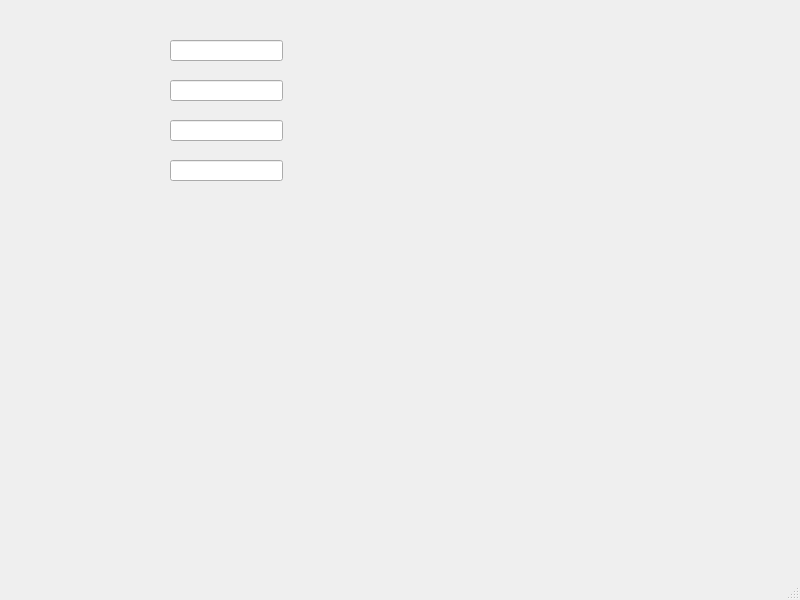
<?xml version="1.0" encoding="UTF-8"?>
<ui version="4.0">
 <class>MainWindow</class>
 <widget class="QMainWindow" name="MainWindow">
  <property name="geometry">
   <rect>
    <x>0</x>
    <y>0</y>
    <width>800</width>
    <height>600</height>
   </rect>
  </property>
  <property name="windowTitle">
   <string>MainWindow</string>
  </property>
  <widget class="QWidget" name="centralwidget">
   <widget class="QLineEdit" name="lineEdit">
    <property name="geometry">
     <rect>
      <x>170</x>
      <y>40</y>
      <width>113</width>
      <height>21</height>
     </rect>
    </property>
   </widget>
   <widget class="QLineEdit" name="lineEdit_2">
    <property name="geometry">
     <rect>
      <x>170</x>
      <y>80</y>
      <width>113</width>
      <height>21</height>
     </rect>
    </property>
   </widget>
   <widget class="QLineEdit" name="lineEdit_3">
    <property name="geometry">
     <rect>
      <x>170</x>
      <y>120</y>
      <width>113</width>
      <height>21</height>
     </rect>
    </property>
   </widget>
   <widget class="QLineEdit" name="lineEdit_4">
    <property name="geometry">
     <rect>
      <x>170</x>
      <y>160</y>
      <width>113</width>
      <height>21</height>
     </rect>
    </property>
   </widget>
  </widget>
  <widget class="QMenuBar" name="menubar">
   <property name="geometry">
    <rect>
     <x>0</x>
     <y>0</y>
     <width>800</width>
     <height>26</height>
    </rect>
   </property>
  </widget>
  <widget class="QStatusBar" name="statusbar"/>
 </widget>
 <tabstops>
  <tabstop>lineEdit_4</tabstop>
  <tabstop>lineEdit</tabstop>
  <tabstop>lineEdit_3</tabstop>
  <tabstop>lineEdit_2</tabstop>
 </tabstops>
 <resources/>
 <connections/>
</ui>
